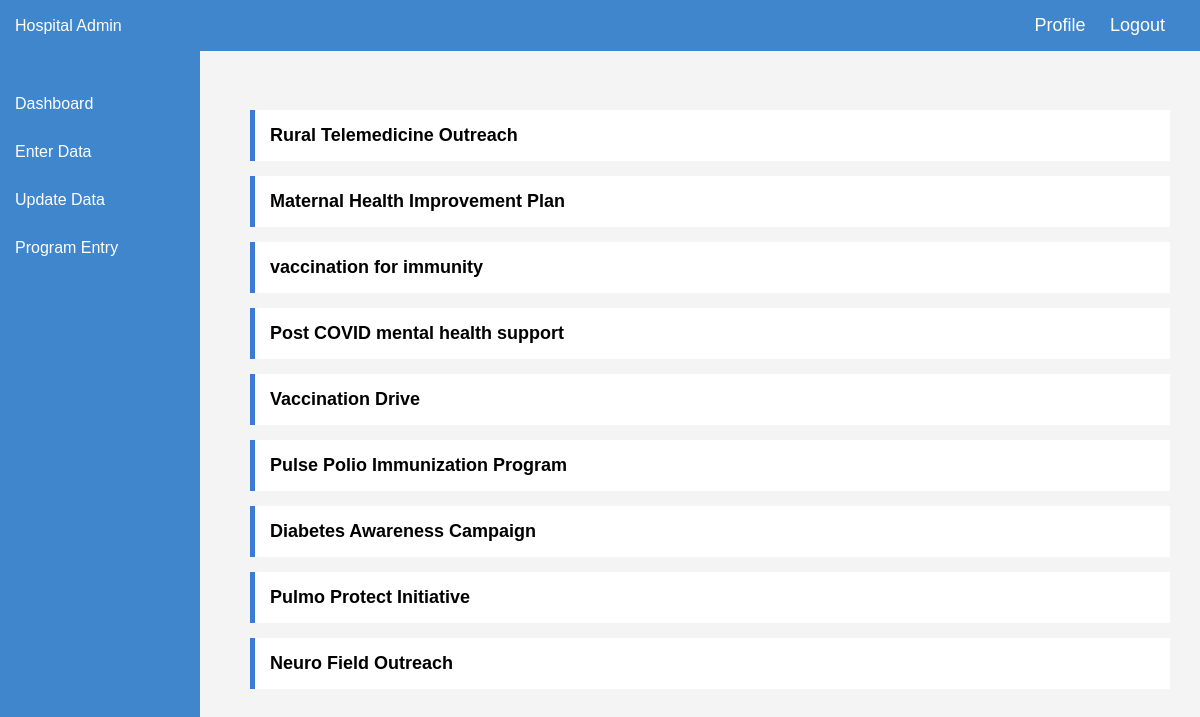
Screenshot of /display_policy with the database file from the repository.
### app.py (models this page shows)
class PolicyInput(db.Model):
    __tablename__ = 'policy_inputs'
    id = db.Column(db.Integer, primary_key=True)
    program_name = db.Column(db.String, nullable=False)
    proposed_date = db.Column(db.String)
    start_date = db.Column(db.String)
    end_date = db.Column(db.String)
    description = db.Column(db.String)
    key_area = db.Column(db.String)
    department = db.Column(db.String)

### app.py (the view)
@app.route('/display_policy')
def display_policy():
    try:
        conn = sqlite3.connect('db/hdims.db')
        conn.row_factory = sqlite3.Row
        cursor = conn.cursor()
        cursor.execute("SELECT id as program_id, program_name, proposed_date, start_date, end_date, description, key_area FROM policy_inputs ORDER BY start_date DESC")
        policies = cursor.fetchall()
        return render_template('display_policy.html', policies=policies)
    except sqlite3.Error as e:
        print("Database error:", e)
        return "Error loading policy data", 500
    finally:
        conn.close()

### templates/display_policy.html (shortened to what this page needs)
<!DOCTYPE html>
<html lang="en">
<head>
</head>
<body>
    <header>
        Hospital Admin
        <div class="header-right">
            <a href="#">Profile</a>
            <a href="#">Logout</a>
        </div>
    </header>
    <div class="sidebar">
        <a href="{{url_for('hospitaladmin_dashboard')}}">Dashboard</a>
        <a href="{{ url_for('data_entry') }}">Enter Data</a>
        <a href="{{ url_for('update_data') }}">Update Data</a>
        <a href="{{ url_for('program_entry') }}">Program Entry</a>
    </div>
    <div class="container">
        {% for policy in policies %}
        <div class="policy-box" onclick="toggleDetails(this)">
            <div class="policy-title">{{ policy.program_name }}</div>
        </div>
        {% endfor %}
    </div>
</body>
</html>

### templates/display_policy.html (style rules this page uses)
* { margin: 0; padding: 0; box-sizing: border-box; }
body { font-family: Arial, sans-serif; background-color: #f4f4f4; }
header { background-color: #4086cd; padding: 15px; color: white; display: flex; justify-content: space-between; align-items: center; position: fixed; top: 0; width: 100%; z-index: 1000; }
.header-right { margin-right: 20px; }
.header-right a { color: white; text-decoration: none; margin-left: 20px; font-size: 18px; }
.container { padding: 30px; margin-left: 220px; margin-top: 80px; }
.sidebar { position: fixed; top: 0; left: 0; width: 200px; height: 100%; background-color: #4086cd; padding-top: 80px; }
.sidebar a { display: block; color: white; padding: 15px; text-decoration: none; font-size: 16px; }
.policy-box { background: white; border-left: 5px solid #3a7bd5; padding: 15px; margin-bottom: 15px; cursor: pointer; transition: background 0.3s ease; }
.policy-title { font-weight: bold; font-size: 18px; }

### rows the page displays
PolicyInput: program_name "Rural Telemedicine Outreach"
PolicyInput: program_name "Maternal Health Improvement Plan"
PolicyInput: program_name "vaccination for immunity"
PolicyInput: program_name "Post COVID mental health support"
PolicyInput: program_name "Vaccination Drive"
PolicyInput: program_name "Pulse Polio Immunization Program"
PolicyInput: program_name "Diabetes Awareness Campaign"
PolicyInput: program_name "Pulmo Protect Initiative"
PolicyInput: program_name "Neuro Field Outreach"
